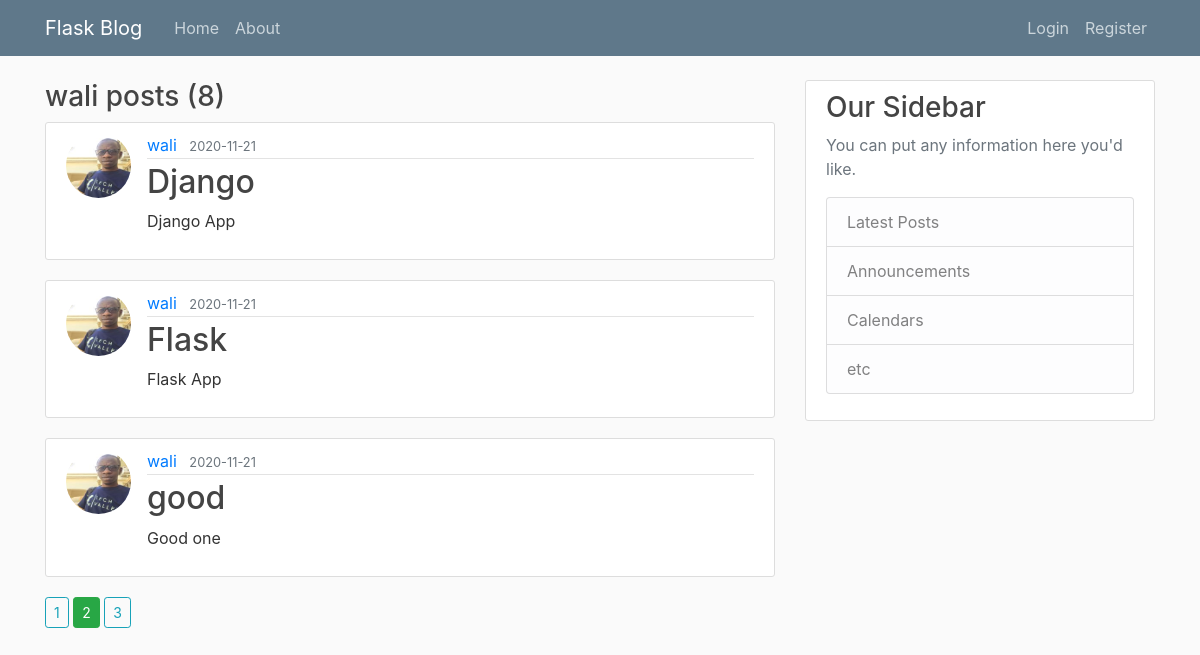
The page /user/wali?page=2 on the database its author committed.
### flaskblog/models.py (models this page shows, shortened)
class User (db.Model, UserMixin):
    id = db.Column(db.Integer, primary_key = True)
    username = db.Column(db.String(20), unique = True, nullable = False)
    email = db.Column(db.String(120), unique = True, nullable = False)
    password = db.Column(db.String(60), nullable = False)
    image = db.Column(db.String(20), nullable = False, default = "default.jpg")
    posts = db.relationship('Post', backref='author', lazy = True)

class Post (db.Model):
    id = db.Column(db.Integer, primary_key = True)
    title = db.Column(db.String(20), nullable = False)
    content = db.Column(db.String(200), nullable = False)
    date_posted = db.Column(db.DateTime, nullable = False, default=datetime.utcnow)
    userid = db.Column (db.Integer, db.ForeignKey('user.id'), nullable= False)

### flaskblog/routes.py (the view)
@app.route('/user/<string:username>')
def user_posts(username):
    page = request.args.get('page', 1, type=int)
    user = User.query.filter_by(username=username).first_or_404()
    posts = Post.query.filter_by(author = user)\
            .order_by(Post.date_posted.desc())\
            .paginate(per_page=3, page=page)
    return render_template('user_post.html', posts= posts, user=user, page=1)

### flaskblog/templates/user_post.html
{% extends "layout.html" %}
{% block contents %}
<h3>{{ user.username }} posts ({{ posts.total }})</h3>
{% for post in posts.items %}
<article class="media content-section">
    <img src="{{ url_for('static', filename='profile_pics/'+ post.author.image) }}" alt="User" class="rounded-circle article-img">
    <div class="media-body">
        <div class="article-metadata">
            <a class="mr-2" href="#">{{ post.author.username }}</a>
            <small class="text-muted">{{ post.date_posted.strftime('%Y-%m-%d') }}</small>
        </div>
        <h2><a class="article-title" href="{{ url_for('Blogpost', post_id = post.id)}}">{{ post.title }}</a></h2>
        <p class="article-content">{{ post.content }}</p>
    </div>
</article>
{% endfor %}
{% for page_num in posts.iter_pages(left_edge=1, right_edge = 1, left_current = 1, right_current = 2) %}
    {% if page_num %}
        {% if posts.page == page_num %}
            <a class="btn btn-success btn-sm" href="{{ url_for('user_posts', page=page_num, username = user.username ) }}">{{ page_num }}</a>
        {% else %}
            <a class="btn btn-outline-info btn-sm" href="{{ url_for('user_posts', page=page_num, username = user.username) }}">{{ page_num }}</a>
        {% endif %}
    {% else %}
        ...
    {% endif%}
{% endfor %}
{% endblock contents%}

### flaskblog/static/main.css (style rules this page uses)
body { background: #fafafa; color: #333333; margin-top: 5rem; }
h1, h2, h3, h4, h5, h6 { color: #444444; }
.content-section { background: #ffffff; padding: 10px 20px; border: 1px solid #dddddd; border-radius: 3px; margin-bottom: 20px; }
.article-title { color: #444444; }
.article-content { white-space: pre-line; }
.article-img { height: 65px; width: 65px; margin-right: 16px; }
.article-metadata { padding-bottom: 1px; margin-bottom: 4px; border-bottom: 1px solid #e3e3e3 }

### rows shown on the page
User: username "wali"
Post: image (picture), author.username "wali", date_posted "2020-11-21", title "Django", content "Django App"
Post: image (picture), author.username "wali", date_posted "2020-11-21", title "Flask", content "Flask App"
Post: image (picture), author.username "wali", date_posted "2020-11-21", title "good", content "Good one"

### other values the page prints
{{ posts.total }} "8"
{{ page_num }} "1" "3"
{{ page_num }} "2"
